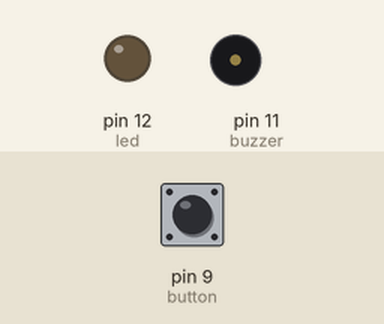
Bench run of a sketch on a simulated Arduino Uno, built with avr-gcc and run on an emulated ATmega328P. Shown: output pins drawn as LEDs (lit = HIGH), buzzer (waves = sounding, pin HIGH). The test bench sets the inputs (shaded band); at power-on: pin 9 (button) LOW.

Above: at 1.2 s.
1.3 s: pin 9 (button) pulled HIGH for 1 s
At 3.4 s:
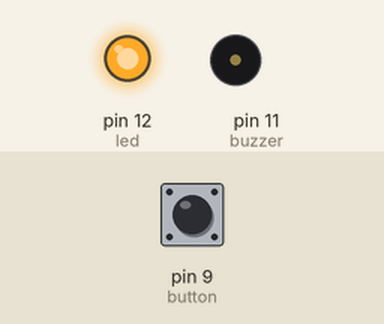
3.8 s: pin 9 (button) pulled HIGH for 0.15 s
At 4.6 s:
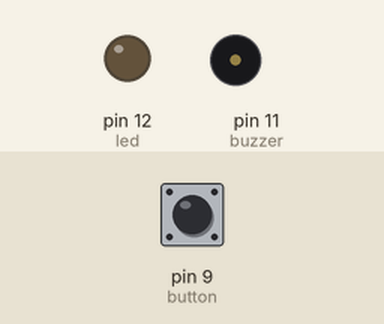
5.4 s: pin 9 (button) pulled HIGH for 3.2 s
At 8.7 s:
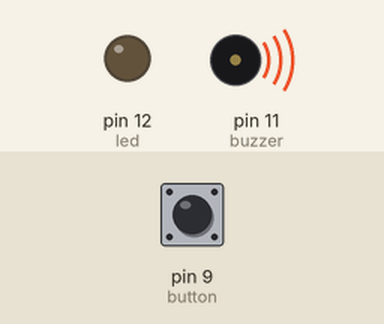
Timing chart, 0 to 10.2 s (numbered marks = the images above; inputs shaded):
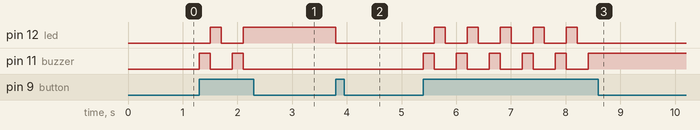

The sketch:

MultiStateAlarm.ino
```cpp
//Wiring code generated from an ArduinoML model
// Application name: MultiStateAlarm

// Pin Allocation Summary:
//   buzzer (Actuator): Pin D11 (11)
//   led (Actuator): Pin D12 (12)
//   button (Sensor): Pin D9 (9)

long debounce = 200;
enum STATE {ready, buzzing, led_on};

STATE currentState = ready;

bool buttonBounceGuard = false;
long buttonLastDebounceTime = 0;


	void setup(){
		pinMode(11, OUTPUT); // buzzer [Actuator]
		pinMode(12, OUTPUT); // led [Actuator]
		pinMode(9, INPUT); // button [Sensor]
	}
	void loop() {
			switch(currentState){

				case ready:
					digitalWrite(11,LOW);
					digitalWrite(12,LOW);
					if( (digitalRead(9) == HIGH) && (millis() - buttonLastDebounceTime > debounce) ) {
						buttonLastDebounceTime = millis();
						currentState = buzzing;
					}break;
				case buzzing:
					digitalWrite(11,HIGH);
					digitalWrite(12,LOW);
					if( (digitalRead(9) == HIGH) && (millis() - buttonLastDebounceTime > debounce) ) {
						buttonLastDebounceTime = millis();
						currentState = led_on;
					}break;
				case led_on:
					digitalWrite(11,LOW);
					digitalWrite(12,HIGH);
					if( (digitalRead(9) == HIGH) && (millis() - buttonLastDebounceTime > debounce) ) {
						buttonLastDebounceTime = millis();
						currentState = ready;
					}break;
		}
	}
```

Measured:
- after the input at 1.3 s, pin 12 (led): LOW → HIGH after 0.20 s, → LOW 0.20 s later, → HIGH 0.40 s later; pin 11 (buzzer): alternates HIGH for 0.20 s and LOW for 0.40 s, 4 changes in all, then stays LOW, starting at once
- after the input at 3.8 s, pin 12 (led): HIGH → LOW at once
- after the input at 5.4 s, pin 12 (led): alternates HIGH for 0.20 s and LOW for 0.40 s, 10 changes in all, then stays LOW, starting after 0.20 s; pin 11 (buzzer): alternates HIGH for 0.20 s and LOW for 0.40 s, 11 changes in all, then stays HIGH, starting at once
